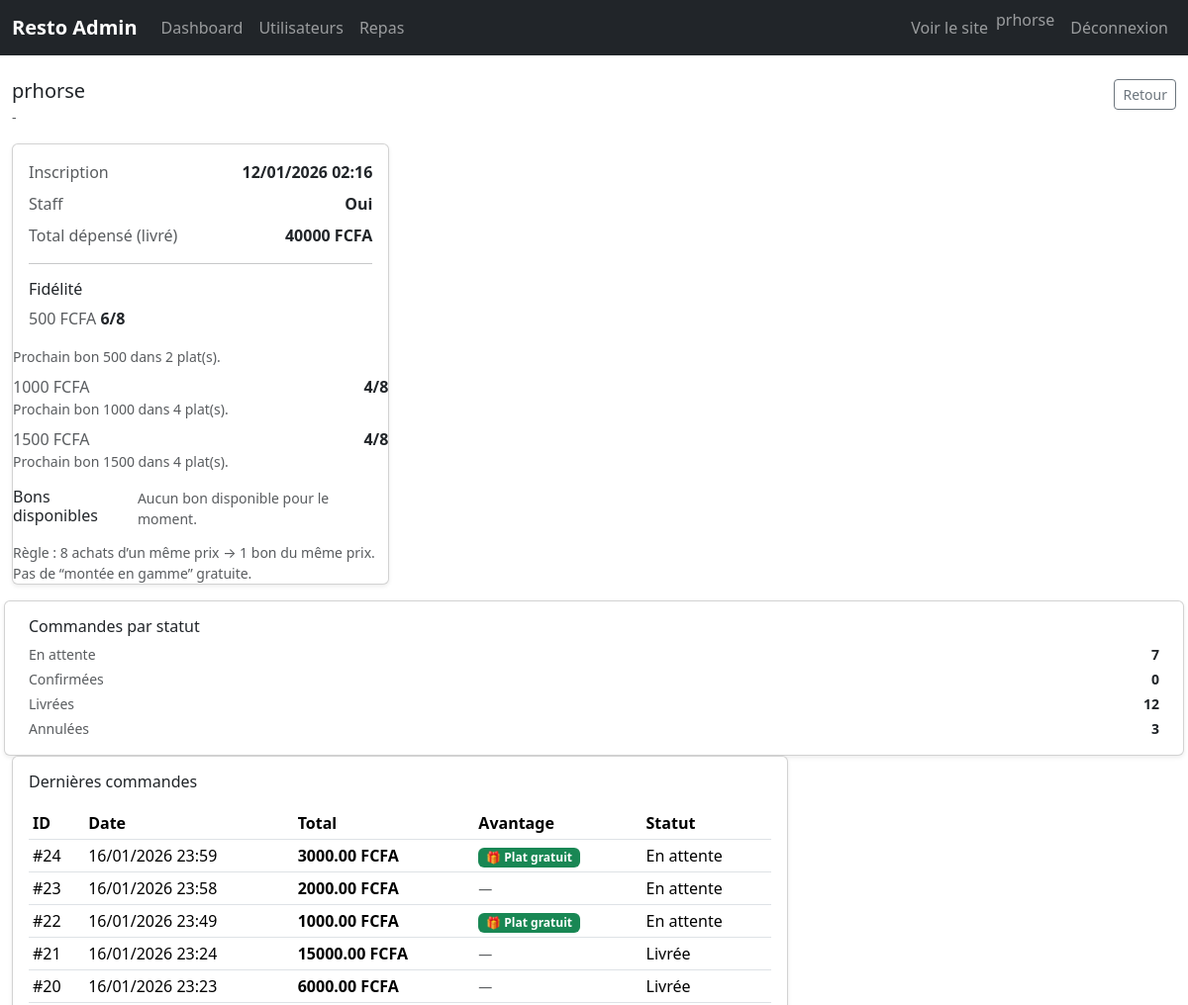
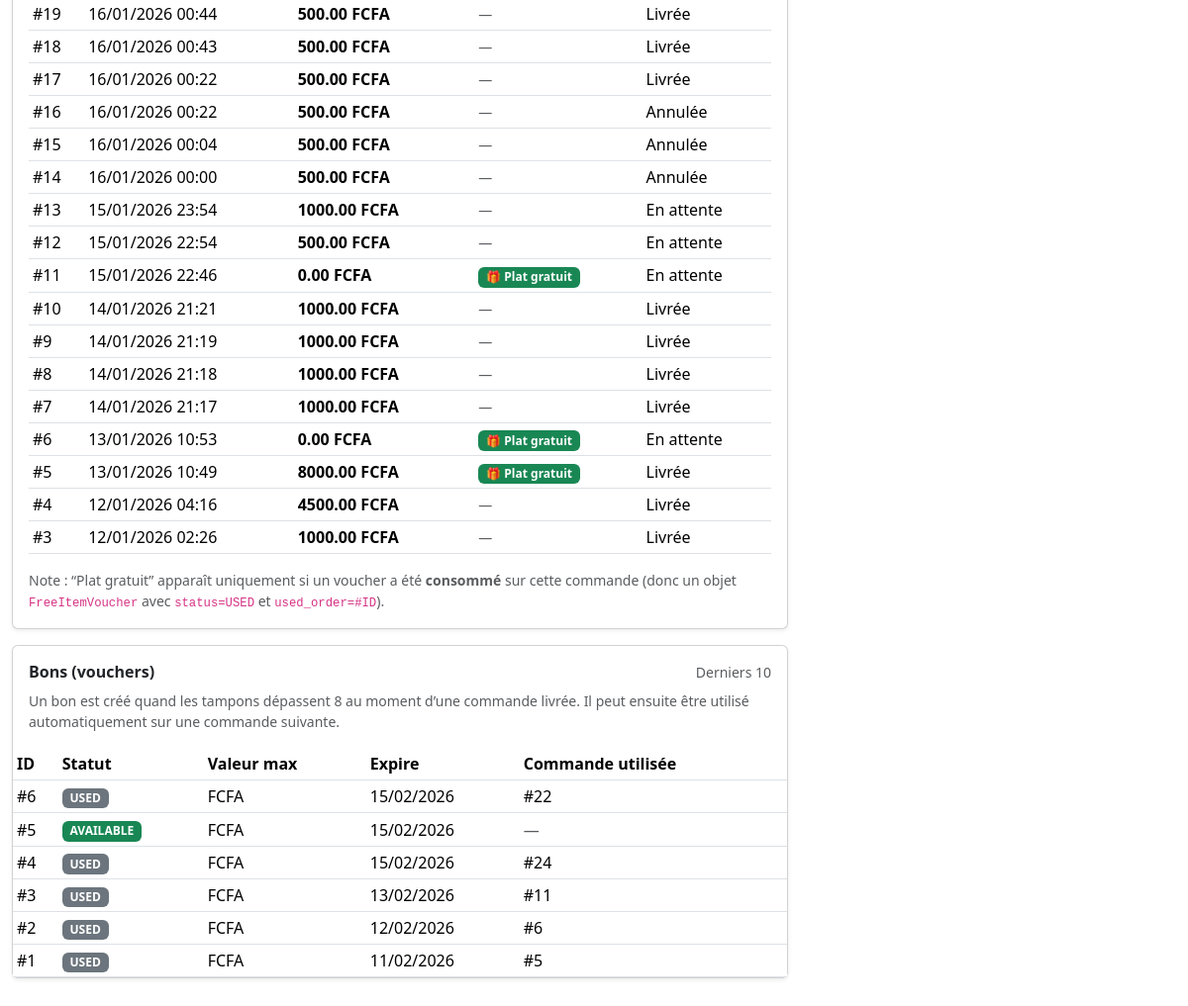
The page /staff/users/5/ (signed in) on the database as committed earlier (2 pictures, top to bottom).
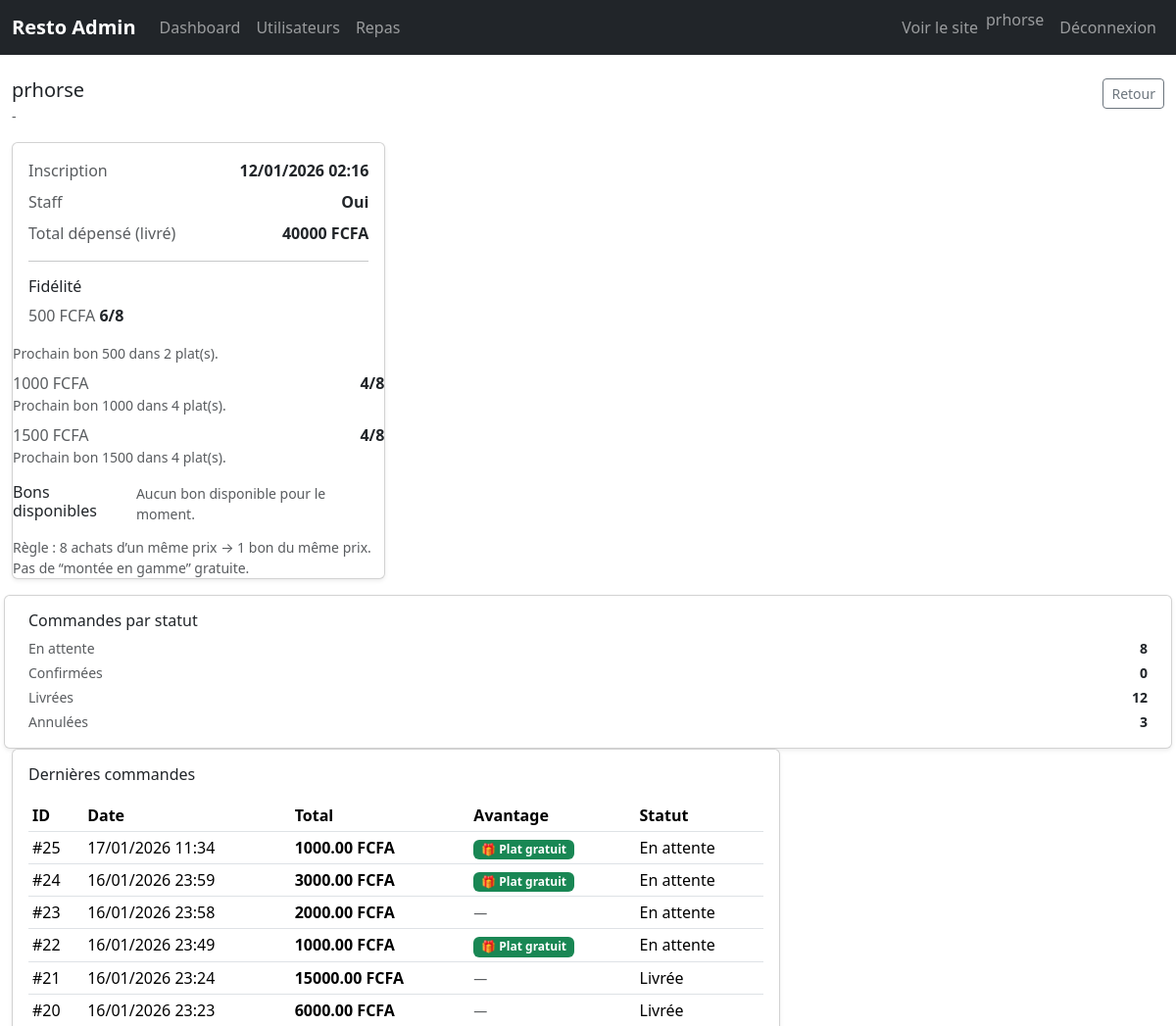
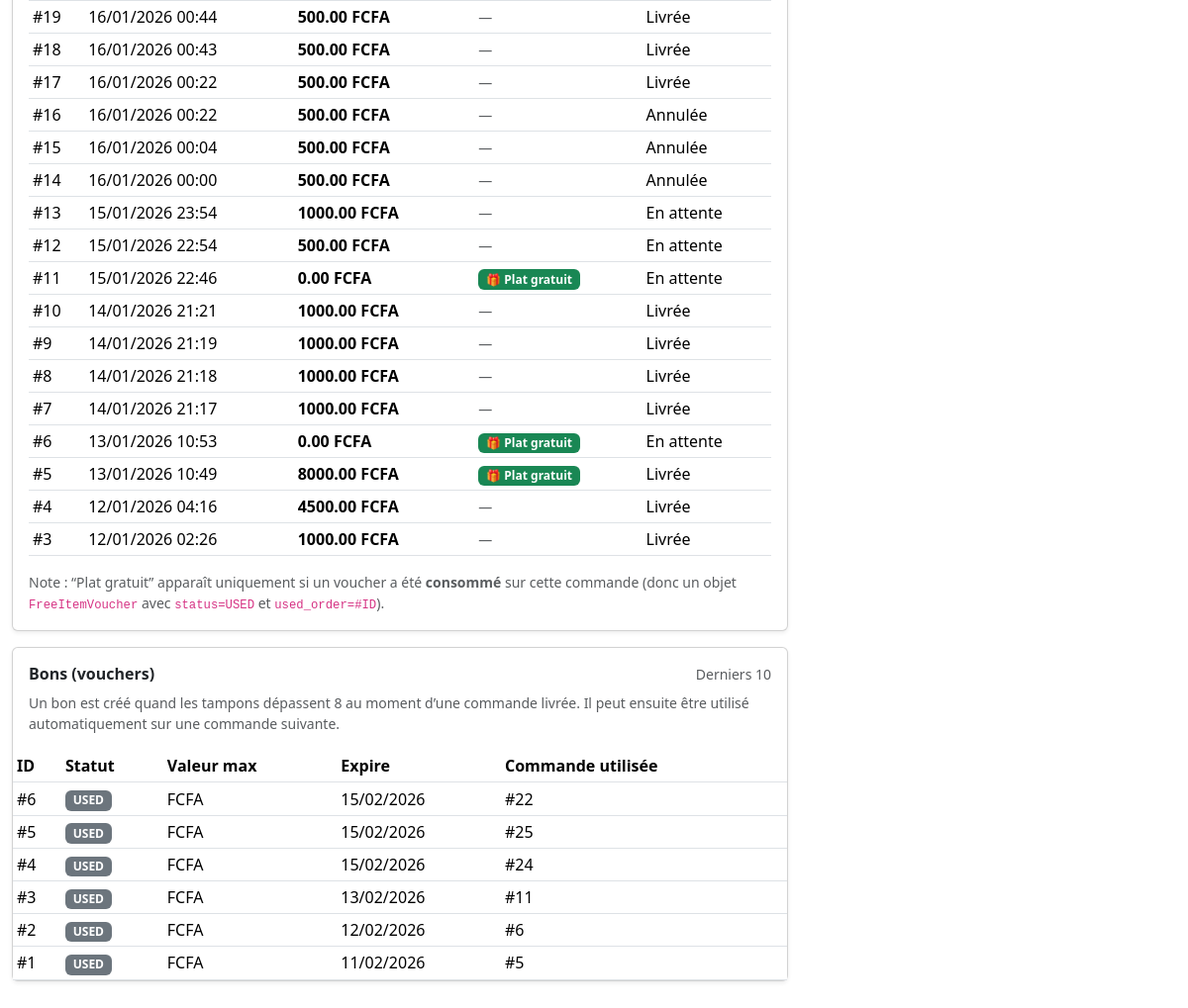
The same page on the database as committed later (2 pictures, top to bottom).
### orders/models.py (models this page shows, shortened)
class Order(models.Model):
    STATUS_CHOICES = (
        ("pending", "En attente"),
        ("confirmed", "Confirmée"),
        ("canceled", "Annulée"),
        ("delivered", "Livrée"),
    )
    user = models.ForeignKey(
        settings.AUTH_USER_MODEL,
        on_delete=models.CASCADE,
        null=True, blank=True,
        related_name="orders",
    )
    created_at = models.DateTimeField(auto_now_add=True)
    customer_name = models.CharField(max_length=150)
    phone = models.CharField(max_length=20)
    address = models.TextField(blank=True, default="")
    address_detail = models.CharField(max_length=255, blank=True, default="")
    subtotal = models.DecimalField(max_digits=10, decimal_places=2, default=Decimal("0.00"))
    discount_total = models.DecimalField(max_digits=10, decimal_places=2, default=Decimal("0.00"))
    total = models.DecimalField(max_digits=10, decimal_places=2, default=Decimal("0.00"))
    promo_code = models.CharField(max_length=32, null=True, blank=True)
    status = models.CharField(max_length=20, choices=STATUS_CHOICES, default="pending")

### marketing/models.py (models this page shows)
class FreeItemVoucher(models.Model):
    class Status(models.TextChoices):
        AVAILABLE = "AVAILABLE", "Available"
        USED = "USED", "Used"
        EXPIRED = "EXPIRED", "Expired"
    user = models.ForeignKey(User, on_delete=models.CASCADE, related_name="free_vouchers")
    tier_value = models.PositiveIntegerField(default=500) #stamps=f()
    expires_at = models.DateTimeField()
    status = models.CharField(max_length=12, choices=Status.choices, default=Status.AVAILABLE)
    used_order = models.ForeignKey(
        "orders.Order", on_delete=models.SET_NULL,
        null=True, blank=True, related_name="used_vouchers"
    )
    created_at = models.DateTimeField(auto_now_add=True)
    class Meta:
        indexes = [models.Index(fields=["user", "status", "expires_at"])]

### staff/views.py (the view)
# urls.py: path("users/<int:user_id>/", views.admin_user_detail, name="admin_user_detail"),
@staff_member_required
def admin_user_detail(request, user_id: int):
    User = get_user_model()
    u = get_object_or_404(User, id=user_id)
    orders = (
        Order.objects
        .filter(user=u)
        .prefetch_related("items", "used_vouchers")  # FreeItemVoucher.used_order related_name="used_vouchers"
        .order_by("-created_at")[:50]
    )
    counts = (
        Order.objects.filter(user=u)
        .values("status")
        .annotate(n=Count("id"))
    )
    counts_map = {x["status"]: x["n"] for x in counts}
    total_spent = (
        Order.objects
        .filter(user=u, status="delivered")
        .aggregate(s=Sum("total"))["s"] or 0
    )
    loyalty, _ = LoyaltyAccount.objects.get_or_create(user=u)
    vouchers_available = (
        FreeItemVoucher.objects.filter(
            user=u,
            status=FreeItemVoucher.Status.AVAILABLE,
            expires_at__gt=timezone.now()
        ).count()
    )
    vouchers_list = (
        FreeItemVoucher.objects
        .filter(user=u)
        .order_by("-created_at")[:10]
    )
    def need_to_next(n: int) -> int:
        r = n % 8
        return 0 if r == 0 else (8 - r)
    next_500 = need_to_next(loyalty.count_500)
    next_1000 = need_to_next(loyalty.count_1000)
    next_1500 = need_to_next(loyalty.count_1500)
    return render(request, "admin/user_detail.html", {
        "u": u,
        "orders": orders,
        "counts": {
            "pending": counts_map.get("pending", 0),
            "confirmed": counts_map.get("confirmed", 0),
            "delivered": counts_map.get("delivered", 0),
            "canceled": counts_map.get("canceled", 0),
        },
        "total_spent": total_spent,
        "c500": loyalty.count_500,
        "c1000": loyalty.count_1000,
        "c1500": loyalty.count_1500,
        "next_500": next_500,
        "next_1000": next_1000,
        "next_1500": next_1500,
        "vouchers": vouchers_list,
        "free_vouchers": vouchers_available,
    })

### orders/context_processors.py (called while the page is built)
def cart(request):
    return {"cart": Cart(request)}

### staff/templates/admin/user_detail.html (shortened to what the changed rows need)
{% extends "admin/base_admin.html" %}
{% block content %}
<div class="d-flex justify-content-between align-items-start mb-3">
  <div>
    <h1 class="h5 mb-1">{{ u.username }}</h1>
  </div>
</div>
<div class="row g-3">
  <div class="col-lg-4">
    <div class="card shadow-sm">
      <div class="card-body">
        <h2 class="h6 mb-2">Fidélité</h2>
      </div>
      </div>
    </div>
    <div class="card shadow-sm mt-3">
      <div class="card-body">
        <h2 class="h6 mb-2">Commandes par statut</h2>
        <div class="d-flex justify-content-between small mb-1">
          <span class="text-muted">En attente</span>
          <span class="fw-semibold">{{ counts.pending|default:0 }}</span>
        </div>
      </div>
    </div>
  </div>
  <div class="col-lg-8">
    <div class="card shadow-sm">
      <div class="card-body">
        <h2 class="h6 mb-3">Dernières commandes</h2>
        <div class="table-responsive">
          <table class="table table-sm align-middle mb-0">
            <thead>
              <tr>
                <th>ID</th>
                <th>Date</th>
                <th>Total</th>
                <th>Avantage</th>
                <th>Statut</th>
              </tr>
            </thead>
            <tbody>
              {% for o in orders %}
                <tr>
                  <td>#{{ o.id }}</td>
                  <td>{{ o.created_at|date:"d/m/Y H:i" }}</td>
                  <td class="fw-semibold">{{ o.total }} FCFA</td>
                  <td>
                    {% if o.used_vouchers.all|length > 0 %}
                      <span class="badge bg-success">🎁 Plat gratuit</span>
                    {% elif o.promo_code %}
                      <span class="badge bg-info text-dark">🏷️ Promo</span>
                    {% else %}
                      <span class="text-muted small">—</span>
                    {% endif %}
                  </td>
                  <td>{{ o.get_status_display }}</td>
                </tr>
              {% empty %}
                <tr>
                  <td colspan="5" class="text-center text-muted py-3">
                    Aucune commande.
                  </td>
                </tr>
              {% endfor %}
            </tbody>
          </table>
        </div>
      </div>
    </div>
    <div class="card shadow-sm mt-3">
      <div class="table-responsive">
        <table class="table table-sm mb-0 align-middle">
          <thead>
            <tr>
              <th>ID</th>
              <th>Statut</th>
              <th>Valeur max</th>
              <th>Expire</th>
              <th>Commande utilisée</th>
            </tr>
          </thead>
          <tbody>
            {% for v in vouchers %}
              <tr>
                <td>#{{ v.id }}</td>
                <td>
                  {% if v.status == "AVAILABLE" %}
                    <span class="badge bg-success">AVAILABLE</span>
                  {% elif v.status == "USED" %}
                    <span class="badge bg-secondary">USED</span>
                  {% elif v.status == "EXPIRED" %}
                    <span class="badge bg-danger">EXPIRED</span>
                  {% else %}
                    <span class="badge bg-dark">{{ v.status }}</span>
                  {% endif %}
                </td>
                <td>{{ v.max_tier_value }} FCFA</td>
                <td>{{ v.expires_at|date:"d/m/Y" }}</td>
                <td>
                  {% if v.used_order %}
                    #{{ v.used_order.id }}
                  {% else %}
                    <span class="text-muted">—</span>
                  {% endif %}
                </td>
              </tr>
            {% empty %}
              <tr>
                <td colspan="5" class="text-center text-muted py-3">
                  Aucun voucher.
                </td>
              </tr>
            {% endfor %}
          </tbody>
        </table>
      </div>
    </div>
  </div>
</div>
{% endblock %}

Rows that differ between the two databases and show on the page:
added Order: id "25", created_at "17/01/2026 11:34", total "1000.00", shows "🎁 Plat gratuit", status "En attente"
changed FreeItemVoucher id 5: used_order.id (not shown) → "25"; status "AVAILABLE" → "USED"; used_order_id "—" → "#"
Other text that changed with them:
{{ counts.pending|default:0 }}: "7" → "8"
